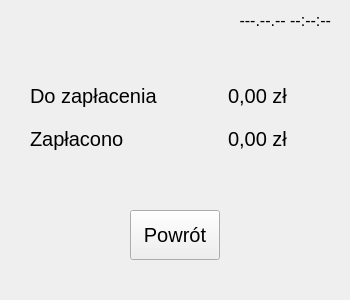
<?xml version="1.0" encoding="UTF-8"?>
<ui version="4.0">
 <class>PaymentWindows</class>
 <widget class="QWidget" name="PaymentWindows">
  <property name="geometry">
   <rect>
    <x>0</x>
    <y>0</y>
    <width>350</width>
    <height>300</height>
   </rect>
  </property>
  <property name="windowTitle">
   <string>PaymentWindows</string>
  </property>
  <widget class="QPushButton" name="backButton">
   <property name="geometry">
    <rect>
     <x>130</x>
     <y>210</y>
     <width>90</width>
     <height>50</height>
    </rect>
   </property>
   <property name="font">
    <font>
     <pointsize>15</pointsize>
    </font>
   </property>
   <property name="text">
    <string>Powrót</string>
   </property>
  </widget>
  <widget class="QWidget" name="gridLayoutWidget">
   <property name="geometry">
    <rect>
     <x>30</x>
     <y>77</y>
     <width>301</width>
     <height>80</height>
    </rect>
   </property>
   <layout class="QGridLayout" name="gridLayout">
    <item row="0" column="1">
     <widget class="QLabel" name="toPayValue">
      <property name="font">
       <font>
        <pointsize>15</pointsize>
       </font>
      </property>
      <property name="text">
       <string>0,00 zł</string>
      </property>
      <property name="alignment">
       <set>Qt::AlignmentFlag::AlignCenter</set>
      </property>
     </widget>
    </item>
    <item row="0" column="0">
     <widget class="QLabel" name="toPayLabel">
      <property name="font">
       <font>
        <pointsize>15</pointsize>
       </font>
      </property>
      <property name="text">
       <string>Do zapłacenia</string>
      </property>
     </widget>
    </item>
    <item row="1" column="0">
     <widget class="QLabel" name="paidLabel">
      <property name="font">
       <font>
        <pointsize>15</pointsize>
       </font>
      </property>
      <property name="text">
       <string>Zapłacono</string>
      </property>
     </widget>
    </item>
    <item row="1" column="1">
     <widget class="QLabel" name="paidValue">
      <property name="font">
       <font>
        <pointsize>15</pointsize>
       </font>
      </property>
      <property name="text">
       <string>0,00 zł</string>
      </property>
      <property name="alignment">
       <set>Qt::AlignmentFlag::AlignCenter</set>
      </property>
     </widget>
    </item>
   </layout>
  </widget>
  <widget class="QLabel" name="dateTime">
   <property name="geometry">
    <rect>
     <x>170</x>
     <y>10</y>
     <width>161</width>
     <height>21</height>
    </rect>
   </property>
   <property name="font">
    <font>
     <pointsize>12</pointsize>
    </font>
   </property>
   <property name="text">
    <string>---.--.-- --:--:--</string>
   </property>
   <property name="alignment">
    <set>Qt::AlignmentFlag::AlignRight|Qt::AlignmentFlag::AlignTrailing|Qt::AlignmentFlag::AlignVCenter</set>
   </property>
  </widget>
 </widget>
 <resources/>
 <connections/>
</ui>
